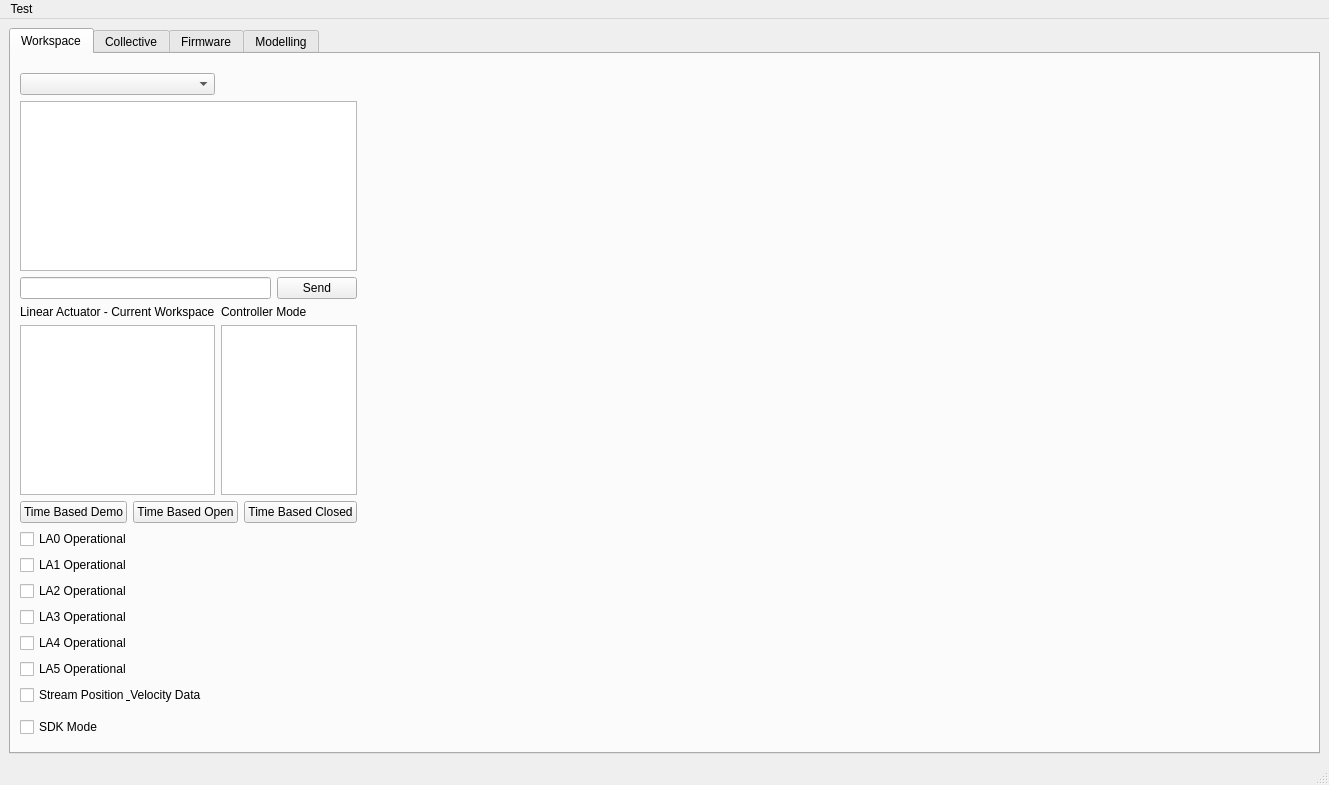
<?xml version="1.0" encoding="UTF-8"?>
<ui version="4.0">
 <class>HexaWindow</class>
 <widget class="QMainWindow" name="HexaWindow">
  <property name="geometry">
   <rect>
    <x>0</x>
    <y>0</y>
    <width>1329</width>
    <height>785</height>
   </rect>
  </property>
  <property name="windowTitle">
   <string>MainWindow</string>
  </property>
  <widget class="QWidget" name="centralwidget">
   <layout class="QGridLayout" name="gridLayout_4">
    <item row="0" column="0">
     <widget class="QTabWidget" name="tabWidget">
      <property name="currentIndex">
       <number>0</number>
      </property>
      <widget class="QWidget" name="tab_workspace">
       <attribute name="title">
        <string>Workspace</string>
       </attribute>
       <layout class="QGridLayout" name="gridLayout_3">
        <item row="0" column="0">
         <layout class="QGridLayout" name="grid_workspace">
          <item row="15" column="0">
           <widget class="QCheckBox" name="togSDKmode">
            <property name="text">
             <string>SDK Mode</string>
            </property>
           </widget>
          </item>
          <item row="13" column="0">
           <widget class="QCheckBox" name="togPosVelStreamData">
            <property name="text">
             <string>Stream Position &amp; Velocity Data</string>
            </property>
           </widget>
          </item>
          <item row="2" column="0" colspan="2">
           <widget class="QTextEdit" name="historyCommand">
            <property name="enabled">
             <bool>true</bool>
            </property>
            <property name="readOnly">
             <bool>true</bool>
            </property>
           </widget>
          </item>
          <item row="7" column="0">
           <widget class="QCheckBox" name="checkBox_LA0_Op">
            <property name="text">
             <string>LA0 Operational</string>
            </property>
           </widget>
          </item>
          <item row="8" column="0">
           <widget class="QCheckBox" name="checkBox_LA1_Op">
            <property name="text">
             <string>LA1 Operational</string>
            </property>
           </widget>
          </item>
          <item row="10" column="0">
           <widget class="QCheckBox" name="checkBox_LA3_Op">
            <property name="text">
             <string>LA3 Operational</string>
            </property>
           </widget>
          </item>
          <item row="9" column="0">
           <widget class="QCheckBox" name="checkBox_LA2_Op">
            <property name="text">
             <string>LA2 Operational</string>
            </property>
           </widget>
          </item>
          <item row="11" column="0">
           <widget class="QCheckBox" name="checkBox_LA4_Op">
            <property name="text">
             <string>LA4 Operational</string>
            </property>
           </widget>
          </item>
          <item row="5" column="0">
           <widget class="QListWidget" name="listView_WorkspaceSelect"/>
          </item>
          <item row="3" column="0" colspan="2">
           <layout class="QHBoxLayout" name="horizontalLayout_4">
            <item>
             <widget class="QLineEdit" name="enterCommand"/>
            </item>
            <item>
             <widget class="QPushButton" name="sendCommand">
              <property name="text">
               <string>Send</string>
              </property>
             </widget>
            </item>
           </layout>
          </item>
          <item row="4" column="0">
           <widget class="QLabel" name="label_2">
            <property name="text">
             <string>Linear Actuator - Current Workspace</string>
            </property>
           </widget>
          </item>
          <item row="5" column="1">
           <widget class="QListWidget" name="listView_ControllerMode"/>
          </item>
          <item row="4" column="1">
           <widget class="QLabel" name="label">
            <property name="text">
             <string>Controller Mode</string>
            </property>
           </widget>
          </item>
          <item row="1" column="2" rowspan="5">
           <widget class="PlotWidget" name="widget" native="true"/>
          </item>
          <item row="1" column="0">
           <widget class="QComboBox" name="comPortSelect"/>
          </item>
          <item row="0" column="2">
           <spacer name="horizontalSpacer">
            <property name="orientation">
             <enum>Qt::Horizontal</enum>
            </property>
            <property name="sizeHint" stdset="0">
             <size>
              <width>5000</width>
              <height>10</height>
             </size>
            </property>
           </spacer>
          </item>
          <item row="6" column="2" rowspan="11">
           <widget class="PlotWidget" name="myWidget" native="true"/>
          </item>
          <item row="6" column="0" colspan="2">
           <layout class="QHBoxLayout" name="horizontalLayout">
            <item>
             <widget class="QPushButton" name="btnTimeBasedDemo">
              <property name="text">
               <string>Time Based Demo</string>
              </property>
             </widget>
            </item>
            <item>
             <widget class="QPushButton" name="btnTimeBasedOpen">
              <property name="text">
               <string>Time Based Open</string>
              </property>
             </widget>
            </item>
            <item>
             <widget class="QPushButton" name="btnTimeBasedClosed">
              <property name="text">
               <string>Time Based Closed</string>
              </property>
             </widget>
            </item>
           </layout>
          </item>
          <item row="12" column="0">
           <widget class="QCheckBox" name="checkBox_LA5_Op">
            <property name="text">
             <string>LA5 Operational</string>
            </property>
           </widget>
          </item>
         </layout>
        </item>
       </layout>
      </widget>
      <widget class="QWidget" name="tab_collective">
       <attribute name="title">
        <string>Collective</string>
       </attribute>
      </widget>
      <widget class="QWidget" name="tab_firmware">
       <attribute name="title">
        <string>Firmware</string>
       </attribute>
       <layout class="QGridLayout" name="gridLayout_7">
        <item row="0" column="0">
         <layout class="QGridLayout" name="grid_firmware">
          <item row="2" column="0" colspan="2">
           <widget class="QTextEdit" name="txt_compilerLog">
            <property name="font">
             <font>
              <family>Courier New</family>
              <pointsize>10</pointsize>
              <italic>false</italic>
             </font>
            </property>
            <property name="autoFillBackground">
             <bool>false</bool>
            </property>
            <property name="styleSheet">
             <string notr="true">background-color: rgb(40, 40, 40);
color: rgb(200, 200, 200);
font-family: Courier New;
font-style: normal;
font-size: 10pt;
font-weight: Regular;</string>
            </property>
            <property name="readOnly">
             <bool>true</bool>
            </property>
           </widget>
          </item>
          <item row="1" column="0" colspan="2">
           <widget class="QLabel" name="lbl_compilerLog">
            <property name="text">
             <string>Compiler Log:</string>
            </property>
           </widget>
          </item>
          <item row="3" column="0" colspan="2">
           <layout class="QHBoxLayout" name="horizontalLayout_2">
            <item>
             <widget class="QLineEdit" name="inoFilePath"/>
            </item>
            <item>
             <widget class="QPushButton" name="inoLaunchPathDialog">
              <property name="text">
               <string>Select &quot;.ino&quot; Path</string>
              </property>
             </widget>
            </item>
           </layout>
          </item>
          <item row="0" column="0" colspan="2">
           <layout class="QHBoxLayout" name="horizontalLayout_3">
            <item>
             <widget class="QPushButton" name="btn_compileOnly">
              <property name="text">
               <string>Compile Only</string>
              </property>
             </widget>
            </item>
            <item>
             <widget class="QPushButton" name="btn_compileAndUpload">
              <property name="text">
               <string>Compile &amp;&amp; Upload</string>
              </property>
             </widget>
            </item>
           </layout>
          </item>
         </layout>
        </item>
       </layout>
      </widget>
      <widget class="QWidget" name="tab_modelling">
       <attribute name="title">
        <string>Modelling</string>
       </attribute>
      </widget>
     </widget>
    </item>
   </layout>
  </widget>
  <widget class="QMenuBar" name="menubar">
   <property name="geometry">
    <rect>
     <x>0</x>
     <y>0</y>
     <width>1329</width>
     <height>26</height>
    </rect>
   </property>
   <widget class="QMenu" name="menugg">
    <property name="title">
     <string>Test</string>
    </property>
   </widget>
   <addaction name="menugg"/>
  </widget>
  <widget class="QStatusBar" name="statusbar"/>
 </widget>
 <customwidgets>
  <customwidget>
   <class>PlotWidget</class>
   <extends>QWidget</extends>
   <header>pyqtgraph</header>
   <container>1</container>
  </customwidget>
 </customwidgets>
 <resources/>
 <connections/>
</ui>
